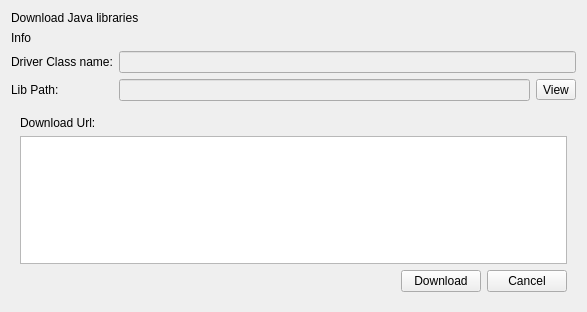
<?xml version="1.0" encoding="UTF-8"?>
<ui version="4.0">
 <class>DriverDownloadForm</class>
 <widget class="QWidget" name="DriverDownloadForm">
  <property name="windowModality">
   <enum>Qt::NonModal</enum>
  </property>
  <property name="geometry">
   <rect>
    <x>0</x>
    <y>0</y>
    <width>587</width>
    <height>312</height>
   </rect>
  </property>
  <property name="windowTitle">
   <string>DriverDownload</string>
  </property>
  <layout class="QFormLayout" name="formLayout">
   <item row="0" column="0" colspan="2">
    <widget class="QLabel" name="label_3">
     <property name="text">
      <string>Download Java libraries</string>
     </property>
    </widget>
   </item>
   <item row="1" column="0" colspan="2">
    <widget class="QLabel" name="lb_info">
     <property name="text">
      <string>Info</string>
     </property>
    </widget>
   </item>
   <item row="2" column="0">
    <widget class="QLabel" name="label">
     <property name="text">
      <string>Driver Class name:</string>
     </property>
    </widget>
   </item>
   <item row="2" column="1">
    <widget class="QLineEdit" name="le_driverClass">
     <property name="enabled">
      <bool>false</bool>
     </property>
     <property name="readOnly">
      <bool>true</bool>
     </property>
    </widget>
   </item>
   <item row="3" column="0">
    <widget class="QLabel" name="label_4">
     <property name="text">
      <string>Lib Path:</string>
     </property>
    </widget>
   </item>
   <item row="3" column="1">
    <layout class="QHBoxLayout" name="horizontalLayout_2">
     <item>
      <widget class="QLineEdit" name="le_lib_path">
       <property name="enabled">
        <bool>false</bool>
       </property>
       <property name="readOnly">
        <bool>true</bool>
       </property>
      </widget>
     </item>
     <item>
      <widget class="QToolButton" name="btn_open">
       <property name="text">
        <string>View</string>
       </property>
      </widget>
     </item>
    </layout>
   </item>
   <item row="4" column="0" colspan="2">
    <widget class="QWidget" name="widget" native="true">
     <layout class="QVBoxLayout" name="verticalLayout">
      <item>
       <widget class="QLabel" name="lb_urlType">
        <property name="text">
         <string>Download Url:</string>
        </property>
       </widget>
      </item>
      <item>
       <widget class="QTextEdit" name="te_downloadUrl"/>
      </item>
      <item>
       <layout class="QHBoxLayout" name="horizontalLayout">
        <item>
         <spacer name="horizontalSpacer">
          <property name="orientation">
           <enum>Qt::Horizontal</enum>
          </property>
          <property name="sizeHint" stdset="0">
           <size>
            <width>40</width>
            <height>20</height>
           </size>
          </property>
         </spacer>
        </item>
        <item>
         <widget class="QPushButton" name="btn_download">
          <property name="text">
           <string>Download</string>
          </property>
         </widget>
        </item>
        <item>
         <widget class="QPushButton" name="btn_cancel">
          <property name="text">
           <string>Cancel</string>
          </property>
         </widget>
        </item>
       </layout>
      </item>
     </layout>
    </widget>
   </item>
  </layout>
 </widget>
 <tabstops>
  <tabstop>btn_download</tabstop>
  <tabstop>le_lib_path</tabstop>
  <tabstop>te_downloadUrl</tabstop>
  <tabstop>le_driverClass</tabstop>
  <tabstop>btn_cancel</tabstop>
  <tabstop>btn_open</tabstop>
 </tabstops>
 <resources/>
 <connections/>
</ui>
